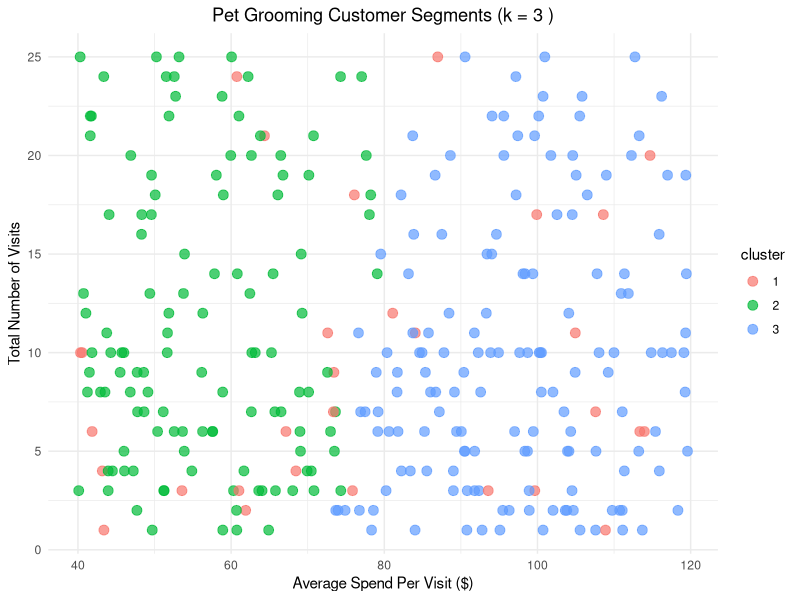
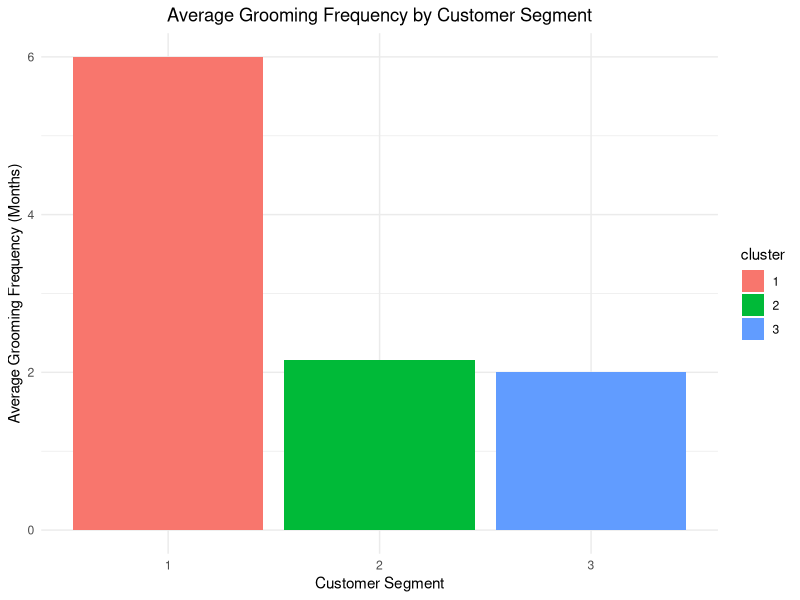
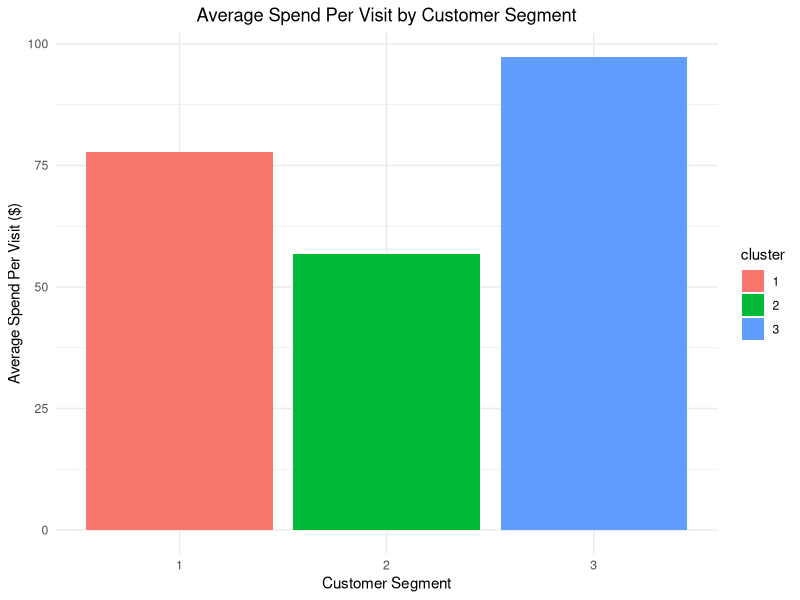
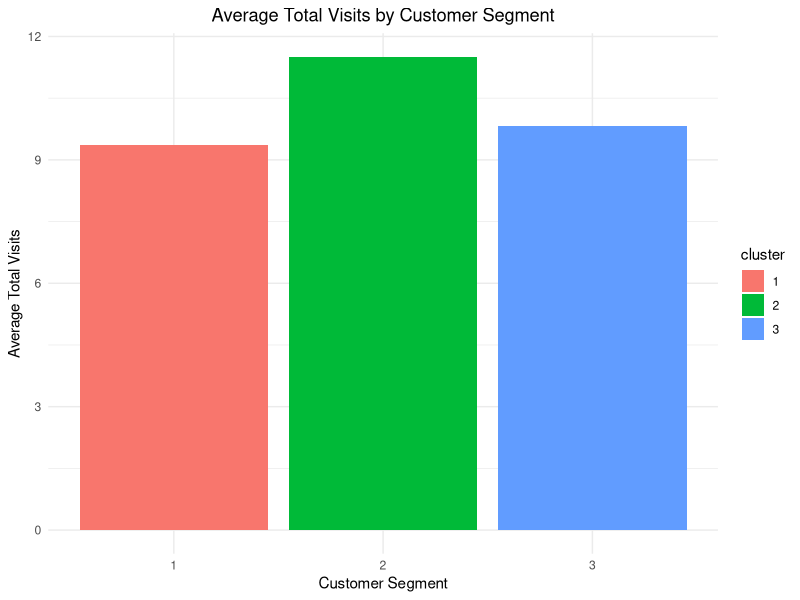

R code for these plots, in order:
# 1. Install and Load Necessary Packages
install.packages("dplyr")
install.packages("tibble")
install.packages("ggplot2")
install.packages("stats")

library(dplyr)
library(tibble)
library(ggplot2)
library(stats)

# 2. Generate Artificial Pet Grooming Data
set.seed(123)

num_pets <- 300

grooming_data <- tibble(
  pet_id = 1:num_pets,
  pet_type = sample(c("Dog", "Cat" ,"rabbit"), num_pets, replace = TRUE, prob = c(0.85, 0.15 ,0.02)),
  grooming_frequency_months = sample(c(1, 2, 3, 6), num_pets, replace = TRUE, prob = c(0.2, 0.4, 0.3, 0.1)),
  avg_spend_per_visit = round(runif(num_pets, min = 40, max = 120), 2),
  total_visits = sample(1:25, num_pets, replace = TRUE, prob = c(rep(0.04, 10), rep(0.02, 15)))
)
head(grooming_data)
summary(grooming_data)

# 3. Prepare Data for K-Means Clustering
segmentation_vars <- grooming_data %>%
  select(grooming_frequency_months, avg_spend_per_visit, total_visits)

scaled_segmentation_data <- scale(segmentation_vars)

# 4. Apply K-Means Clustering
num_clusters <- 3
set.seed(42)

kmeans_result <- kmeans(scaled_segmentation_data, centers = num_clusters, nstart = 25)

grooming_data$cluster <- as.factor(kmeans_result$cluster)

view(grooming_data)

# 5. Visualize the Clusters
ggplot(grooming_data, aes(x = avg_spend_per_visit, y = total_visits, color = cluster)) +
  geom_point(alpha = 0.7, size = 3) +
  labs(title = paste("Pet Grooming Customer Segments (k =", num_clusters, ")"),
       x = "Average Spend Per Visit ($)",
       y = "Total Number of Visits") +
  theme_minimal() +
  theme(plot.title = element_text(hjust = 0.5))

# 6. Summarize Cluster Characteristics for Interpretation
cluster_summary <- grooming_data %>%
  group_by(cluster) %>%
  summarise(
    Mean_Grooming_Freq_Months = mean(grooming_frequency_months),
    Mean_Spend_Per_Visit = mean(avg_spend_per_visit),
    Mean_Total_Visits = mean(total_visits),
    Number_of_Pets_in_Cluster = n()
  ) %>%
  arrange(cluster)
  view(cluster_summary)

print("--- Cluster Summary for Interpretation ---")
print(cluster_summary)
# --- Add this code after your existing ggplot scatter plot in Section A ---

# 8. Additional Visualizations: Bar Charts for Cluster Characteristics

# Bar chart for Average Grooming Frequency by Cluster
ggplot(cluster_summary, aes(x = cluster, y = Mean_Grooming_Freq_Months, fill = cluster)) +
  geom_bar(stat = "identity") +
  labs(title = "Average Grooming Frequency by Customer Segment",
       x = "Customer Segment",
       y = "Average Grooming Frequency (Months)") +
  theme_minimal() +
  theme(plot.title = element_text(hjust = 0.5))

# Bar chart for Average Spend Per Visit by Cluster
ggplot(cluster_summary, aes(x = cluster, y = Mean_Spend_Per_Visit, fill = cluster)) +
  geom_bar(stat = "identity") +
  labs(title = "Average Spend Per Visit by Customer Segment",
       x = "Customer Segment",
       y = "Average Spend Per Visit ($)") +
  theme_minimal() +
  theme(plot.title = element_text(hjust = 0.5))

# Bar chart for Average Total Visits by Cluster
ggplot(cluster_summary, aes(x = cluster, y = Mean_Total_Visits, fill = cluster)) +
  geom_bar(stat = "identity") +
  labs(title = "Average Total Visits by Customer Segment",
       x = "Customer Segment",
       y = "Average Total Visits") +
  theme_minimal() +
  theme(plot.title = element_text(hjust = 0.5))
